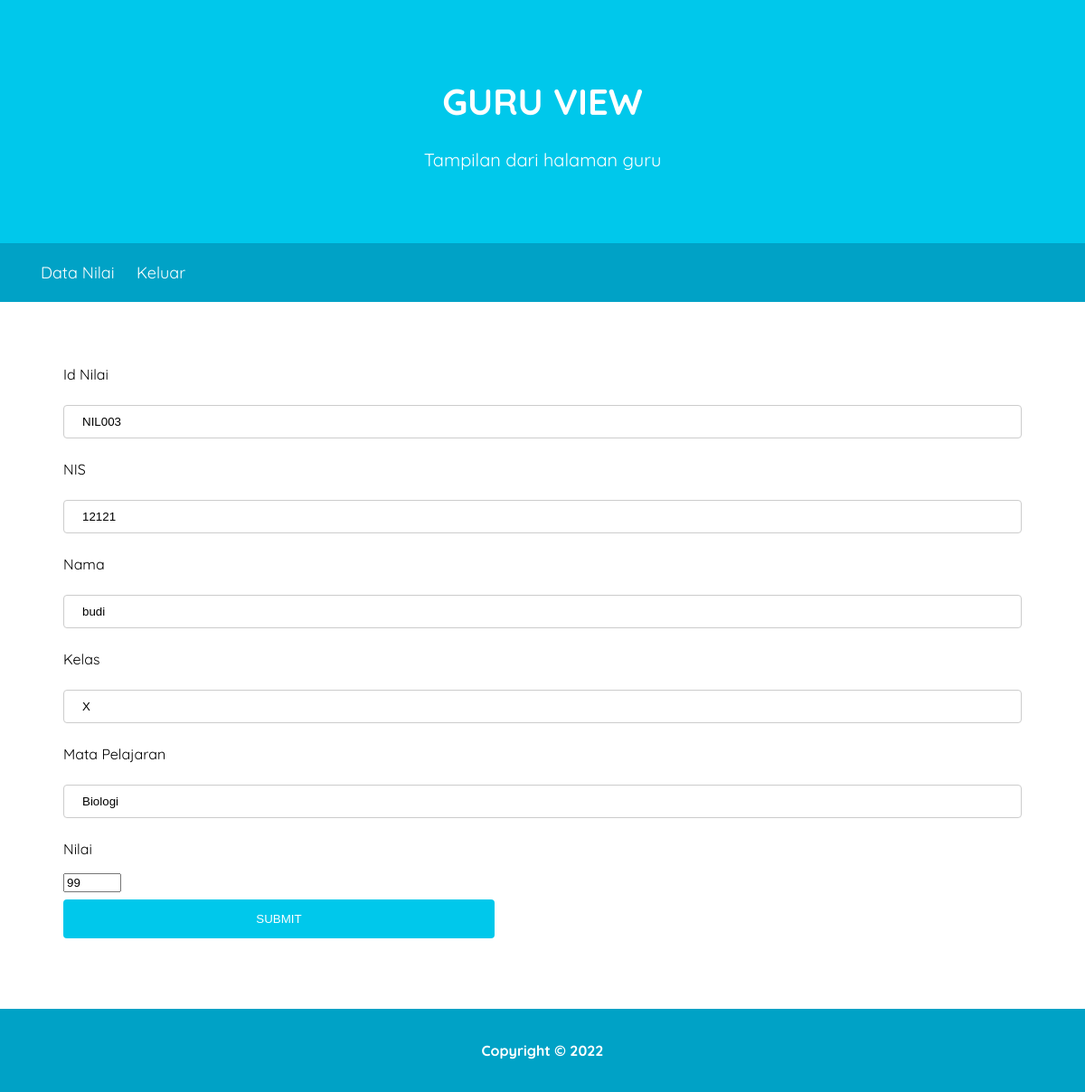
Page /editNilai.php?id=NIL003 on the committed database.
### tables this page shows
CREATE TABLE `tbnilai` (
  `id_nilai` char(10) NOT NULL,
  `nis` int(10) NOT NULL,
  `kode_pelajaran` char(10) NOT NULL,
  `nilai` int(3) NOT NULL
);

CREATE TABLE `tbsiswa` (
  `nis` int(11) NOT NULL,
  `nama_siswa` varchar(25) NOT NULL,
  `jenis_kelamin` varchar(12) NOT NULL,
  `alamat` varchar(100) NOT NULL,
  `kelas` char(5) NOT NULL,
  `username` char(15) NOT NULL
);

CREATE TABLE `tbmata_pelajaran` (
  `kode_pelajaran` char(10) NOT NULL,
  `nama_pelajaran` varchar(50) NOT NULL,
  `nip` int(11) NOT NULL
);

### editNilai.php (the view, shortened to what this page needs)
<!DOCTYPE html>
<html lang="en">
<head>
    <link rel="stylesheet" href="style.css">
</head>
<body>
    <header>
        <div class="jumbotron">
            <h1>GURU VIEW</h1>
            <p>Tampilan dari halaman guru</p>
        </div>
    </header>
    <nav>
        <ul>
            <li><a href="guruView.php">Data Nilai</a></li>
            <li><a href="index.php">Keluar</a></li>
        </ul>
    </nav>
    <main>
        <?php
        include "koneksi.php";
        $iddetail=$_GET['id'];
        $query = mysqli_query($koneksi, 'SELECT * FROM tbnilai JOIN tbsiswa ON tbnilai.nis = tbsiswa.nis JOIN tbmata_pelajaran on tbnilai.kode_pelajaran = tbmata_pelajaran.kode_pelajaran where id_nilai = "'.$iddetail.'"');
        while ($data  = mysqli_fetch_array($query)){
            $id = $data['id_nilai'];
            $nis = $data['nis'];
            $nama = $data['nama_siswa'];
            $kelas = $data['kelas'];
            $mapel = $data['nama_pelajaran'];
            $nilai = $data['nilai'];
        ?>
            <form action="updateNilai.php" method="POST">
            <p>Id Nilai</p>
            <input type="text" name="id" value="<?php echo $id?>" readonly>
            <p>NIS</p>
            <input type="text" name="nis" value="<?php echo $nis?>" readonly>
            <p>Nama</p>
            <input type="text" name="nama" value="<?php echo $nama?>" readonly>
            <p>Kelas</p>
            <input type="text" name="kelas" value="<?php echo $kelas?>" readonly><br>
            <p>Mata Pelajaran</p>
            <input type="text" name="mapel" value="<?php echo $mapel?>" readonly>
            <p>Nilai</p>
            <input type="number" name="nilai" min="0" max="100" value="<?php echo $nilai?>"><br>
            <input type="submit" name="submit" value="SUBMIT">
            </form>
        <?php } ?>
    </main>
    <footer>
        <p>Copyright &#169; 2022</p>
    </footer>
</body>
</html>

### style.css (style rules this page uses)
* { box-sizing: border-box; }
body { font-family: 'Quicksand', sans-serif; margin: 0; padding: 0; }
header { display: inline; }
.jumbotron { font-size: 20px; padding: 60px; background-color: #00c8eb; text-align: center; color: white; }
nav { background-color: #00a2c6; padding: 5px; position: sticky; top: 0; }
nav a { font-size: 18px; font-weight: 400; text-decoration: none; color: white; }
nav li { display: inline; list-style-type: none; margin-right: 20px; }
main { padding: 50px; overflow: auto; margin: auto; width: 1200px; }
input[type=text], select { width: 100%; padding: 10px 20px; margin: 8px 0; display: inline-block; border: 1px solid #ccc; border-radius: 4px; box-sizing: border-box; }
input[type=submit] { width: 45%; background-color: #00c8eb; color: white; padding: 14px 20px; margin: 8px 0; border: none; border-radius: 4px; cursor: pointer; }
footer { left: 0; bottom: 0; width: 100%; padding: 20px; color: white; background-color: #00a2c6; text-align: center; font-weight: bold; }
form { margin: 20px; }

### rows in the picture
tbnilai: id "NIL003", nis "12121", nama "budi", kelas "X", mapel "Biologi", nilai "99"
